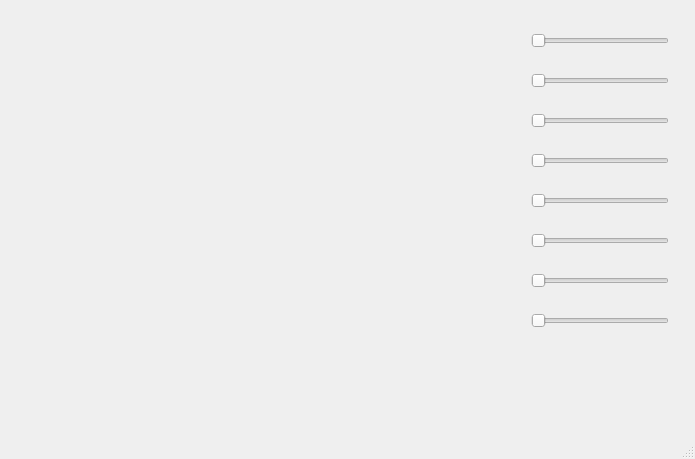
<?xml version="1.0" encoding="UTF-8"?>
<ui version="4.0">
 <class>MainWindow</class>
 <widget class="QMainWindow" name="MainWindow">
  <property name="geometry">
   <rect>
    <x>0</x>
    <y>0</y>
    <width>695</width>
    <height>459</height>
   </rect>
  </property>
  <property name="windowTitle">
   <string>MainWindow</string>
  </property>
  <widget class="QWidget" name="centralWidget">
   <widget class="QWidget" name="horizontalLayoutWidget">
    <property name="geometry">
     <rect>
      <x>520</x>
      <y>140</y>
      <width>160</width>
      <height>41</height>
     </rect>
    </property>
    <layout class="QHBoxLayout" name="horizontalLayout">
     <item>
      <widget class="QSlider" name="horizontalSlider">
       <property name="orientation">
        <enum>Qt::Horizontal</enum>
       </property>
      </widget>
     </item>
    </layout>
   </widget>
   <widget class="QWidget" name="horizontalLayoutWidget_2">
    <property name="geometry">
     <rect>
      <x>520</x>
      <y>100</y>
      <width>160</width>
      <height>41</height>
     </rect>
    </property>
    <layout class="QHBoxLayout" name="horizontalLayout_2">
     <item>
      <widget class="QSlider" name="horizontalSlider_2">
       <property name="orientation">
        <enum>Qt::Horizontal</enum>
       </property>
      </widget>
     </item>
    </layout>
   </widget>
   <widget class="QWidget" name="horizontalLayoutWidget_3">
    <property name="geometry">
     <rect>
      <x>520</x>
      <y>60</y>
      <width>160</width>
      <height>41</height>
     </rect>
    </property>
    <layout class="QHBoxLayout" name="horizontalLayout_3">
     <item>
      <widget class="QSlider" name="horizontalSlider_3">
       <property name="orientation">
        <enum>Qt::Horizontal</enum>
       </property>
      </widget>
     </item>
    </layout>
   </widget>
   <widget class="QWidget" name="horizontalLayoutWidget_4">
    <property name="geometry">
     <rect>
      <x>520</x>
      <y>20</y>
      <width>160</width>
      <height>41</height>
     </rect>
    </property>
    <layout class="QHBoxLayout" name="horizontalLayout_4">
     <item>
      <widget class="QSlider" name="horizontalSlider_4">
       <property name="orientation">
        <enum>Qt::Horizontal</enum>
       </property>
      </widget>
     </item>
    </layout>
   </widget>
   <widget class="QWidget" name="horizontalLayoutWidget_5">
    <property name="geometry">
     <rect>
      <x>520</x>
      <y>180</y>
      <width>160</width>
      <height>41</height>
     </rect>
    </property>
    <layout class="QHBoxLayout" name="horizontalLayout_5">
     <item>
      <widget class="QSlider" name="horizontalSlider_5">
       <property name="orientation">
        <enum>Qt::Horizontal</enum>
       </property>
      </widget>
     </item>
    </layout>
   </widget>
   <widget class="QWidget" name="horizontalLayoutWidget_6">
    <property name="geometry">
     <rect>
      <x>520</x>
      <y>260</y>
      <width>160</width>
      <height>41</height>
     </rect>
    </property>
    <layout class="QHBoxLayout" name="horizontalLayout_6">
     <item>
      <widget class="QSlider" name="horizontalSlider_6">
       <property name="orientation">
        <enum>Qt::Horizontal</enum>
       </property>
      </widget>
     </item>
    </layout>
   </widget>
   <widget class="QWidget" name="horizontalLayoutWidget_7">
    <property name="geometry">
     <rect>
      <x>520</x>
      <y>300</y>
      <width>160</width>
      <height>41</height>
     </rect>
    </property>
    <layout class="QHBoxLayout" name="horizontalLayout_7">
     <item>
      <widget class="QSlider" name="horizontalSlider_7">
       <property name="orientation">
        <enum>Qt::Horizontal</enum>
       </property>
      </widget>
     </item>
    </layout>
   </widget>
   <widget class="QWidget" name="horizontalLayoutWidget_8">
    <property name="geometry">
     <rect>
      <x>520</x>
      <y>220</y>
      <width>160</width>
      <height>41</height>
     </rect>
    </property>
    <layout class="QHBoxLayout" name="horizontalLayout_8">
     <item>
      <widget class="QSlider" name="horizontalSlider_8">
       <property name="orientation">
        <enum>Qt::Horizontal</enum>
       </property>
      </widget>
     </item>
    </layout>
   </widget>
  </widget>
  <widget class="QMenuBar" name="menuBar">
   <property name="geometry">
    <rect>
     <x>0</x>
     <y>0</y>
     <width>695</width>
     <height>20</height>
    </rect>
   </property>
  </widget>
  <widget class="QStatusBar" name="statusBar"/>
 </widget>
 <layoutdefault spacing="6" margin="11"/>
 <resources/>
 <connections/>
</ui>
